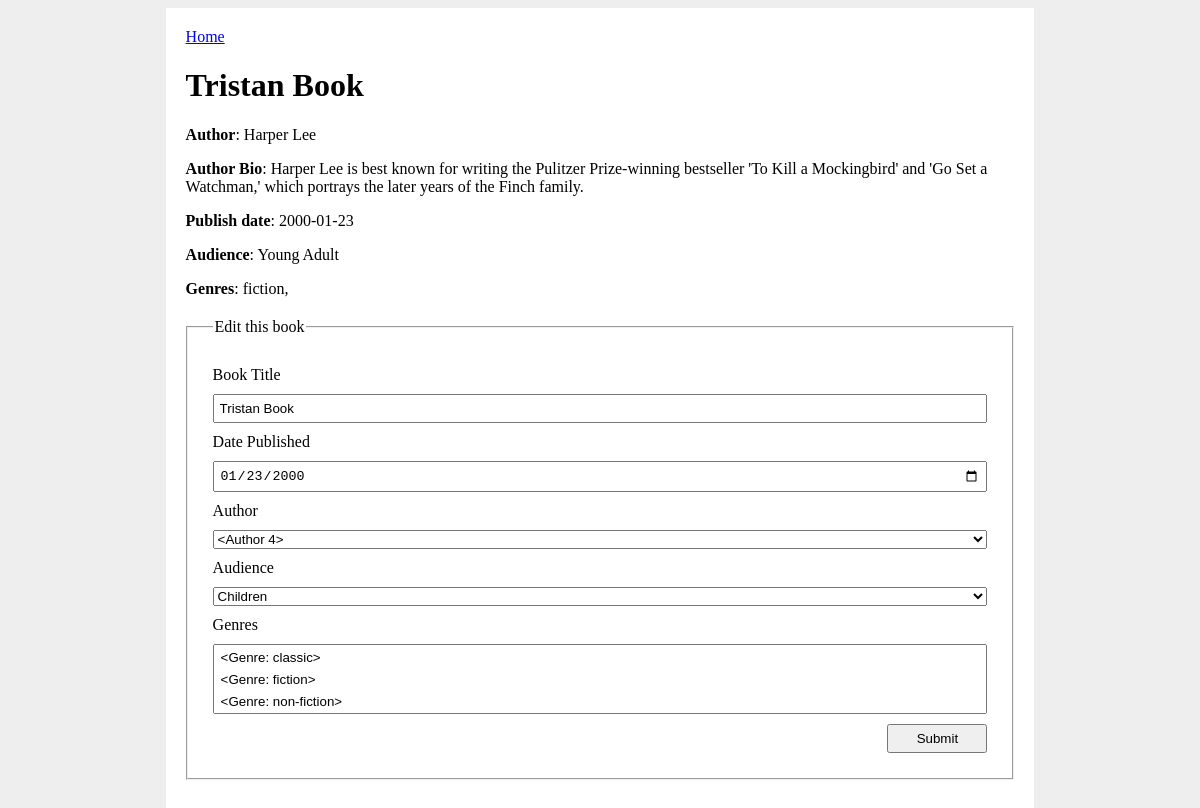
Page /book/9 on the committed database.
### books_app/models.py (models this page shows, shortened)
class Book(db.Model):
    id = db.Column(db.Integer, primary_key=True)
    title = db.Column(db.String(80), nullable=False)
    publish_date = db.Column(db.Date)
    author_id = db.Column(db.Integer, db.ForeignKey('author.id'), nullable=False)
    author = db.relationship('Author', back_populates='books')
    audience = db.Column(db.Enum(Audience), default=Audience.ALL)
    genres = db.relationship(
        'Genre', secondary='book_genre', back_populates='books')
    users_who_favorited = db.relationship(
        'User', secondary='user_book', back_populates='favorite_books')

class Author(db.Model):
    id = db.Column(db.Integer, primary_key=True)
    name = db.Column(db.String(80), nullable=False)
    biography = db.Column(db.String(200))
    books = db.relationship('Book', back_populates='author')

class Genre(db.Model):
    id = db.Column(db.Integer, primary_key=True)
    name = db.Column(db.String(80), nullable=False, unique=True)
    books = db.relationship(
        'Book', secondary='book_genre', back_populates='genres')
    def __str__(self):
        return f'<Genre: {self.name}>'
    def __repr__(self):
        return f'<Genre: {self.name}>'

### books_app/routes.py (the view, shortened to what this page needs)
@main.route('/book/<book_id>', methods=['GET', 'POST'])
def book_detail(book_id):
    book = Book.query.get(book_id)
    form = BookForm(obj=book)
    return render_template('book_detail.html', book=book, form=form)

### books_app/forms.py
class BookForm(FlaskForm):
    title = StringField('Book Title', validators=[DataRequired(), Length(min=3, max=80)])
    publish_date = DateField('Date Published')
    author = QuerySelectField('Author', query_factory=lambda: Author.query, allow_blank=False)
    audience = SelectField('Audience', choices=Audience.choices())
    genres = QuerySelectMultipleField('Genres', query_factory=lambda: Genre.query)
    submit = SubmitField('Submit')

### books_app/models.py (called while the page is built)
    def __str__(self):
        return str(self.value)

### books_app/templates/book_detail.html (shortened to what this page needs)
{% extends 'base.html' %}
{% block content %}
<h1>{{ book.title }}</h1>
<p>
    <strong>Author</strong>: {{ book.author.name }}
</p>
<p>
    <strong>Author Bio</strong>: {{ book.author.biography }}
</p>
<p>
    <strong>Publish date</strong>: {{ book.publish_date }}
</p>
<p>
    <strong>Audience</strong>: {{ book.audience }}
</p>
<p>
    <strong>Genres</strong>:
    {% for genre in book.genres %}
    {{ genre.name }},
    {% endfor %}
</p>
<form method="POST" action="{{ url_for('main.book_detail', book_id=book.id) }}">
    <fieldset>
        <legend>Edit this book</legend>
        {{ form.title.label }}
        {{ form.title }}
        {{ form.publish_date.label }}
        {{ form.publish_date(placeholder="YYYY-mm-dd") }}
        {{ form.author.label }}
        {{ form.author }}
        {{ form.audience.label }}
        {{ form.audience }}
        {{ form.genres.label }}
        {{ form.genres }}
        {{ form.submit }}
    </fieldset>
</form>
{% endblock %}

### books_app/static/style.css (style rules this page uses)
body { display: flex; flex-direction: column; align-items: center; background-color: #eee; }
fieldset { display: flex; flex-direction: column; margin: 20px 0; padding: 20px; }
fieldset * { margin: 5px; }
fieldset input { padding: 5px; }
input#submit { width: 100px; align-self: flex-end; }

### rows in the picture
Book: title "Tristan Book", publish_date "2000-01-23", audience "Young Adult", publish_date "01/23/2000", author "<Author 4>", audience "Children"
Author: author.name "Harper Lee", author.biography "Harper Lee is best known for writing the Pulitzer Prize-winning bestseller 'To Kill a Mockingbird' and 'Go Set a Watchman,' which portrays the later years of the Finch family."
Genre: name "fiction"
